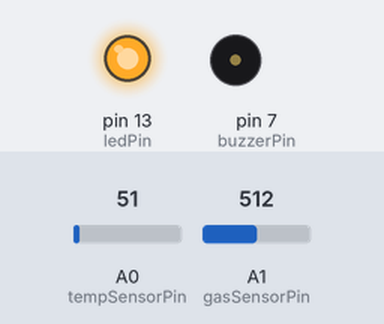
Recording of a sketch running on a simulated Arduino Uno, built with avr-gcc and run on an emulated ATmega328P. On the bench: output pins drawn as LEDs (lit = HIGH), buzzer (waves = sounding, pin HIGH). The test bench sets the inputs (shaded band); at power-on: A1 (gasSensorPin) = 512, A0 (tempSensorPin) = 51. What the sketch prints to the serial monitor is not drawn.

Above: at 6.2 s.
6.3 s: A1 (gasSensorPin) set to 316
10.0 s: A1 (gasSensorPin) set to 288
At 11.3 s:
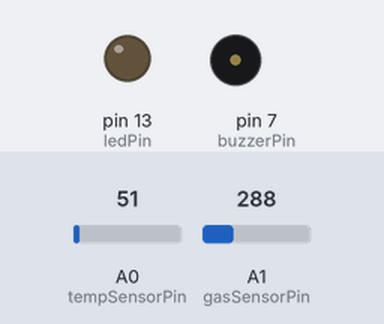
14.5 s: A0 (tempSensorPin) set to 74
18.2 s: A0 (tempSensorPin) set to 87
At 19.7 s:
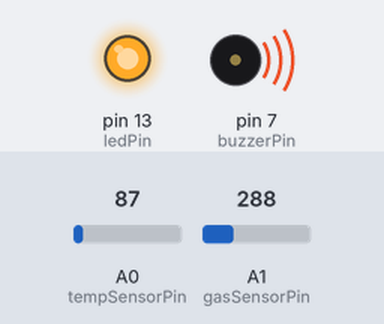
24.6 s: A0 (tempSensorPin) set to 71
At 25.7 s:
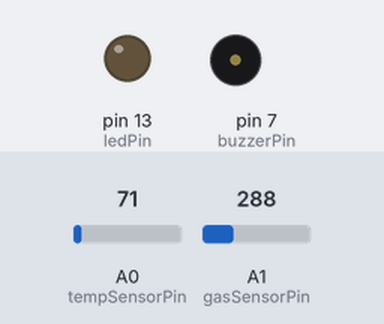
28.3 s: A0 (tempSensorPin) set to 86
At 30.9 s:
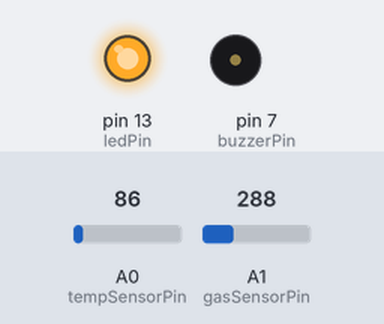
Timing chart, 0 to 36.8 s (numbered marks = the images above; inputs shaded):
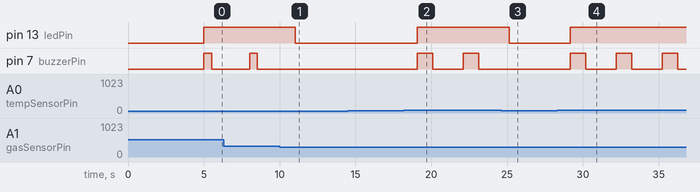

Measured:
- the behaviour switches between 301 and 300 on A1 (gasSensorPin) (found by bisection; images 0 and 1)
- the behaviour switches between 81 and 82 on A0 (tempSensorPin) (found by bisection; images 1 and 2)
- after the input at 10.0 s, pin 13 (ledPin): HIGH → LOW after 1.0 s; pin 7 (buzzerPin): stays LOW (without the input it goes to HIGH after 1.0 s)
- after the input at 14.5 s, every drawn part: stays the same
- after the input at 18.2 s, pin 13 (ledPin): LOW → HIGH after 0.89 s; pin 7 (buzzerPin): alternates HIGH for 1.0 s and LOW for 2.0 s, starting after 0.89 s
- after the input at 24.6 s, pin 13 (ledPin): HIGH → LOW after 0.54 s; pin 7 (buzzerPin): stays LOW (without the input it goes to HIGH after 0.54 s)
- after the input at 28.3 s, pin 13 (ledPin): LOW → HIGH after 0.86 s; pin 7 (buzzerPin): alternates HIGH for 1.0 s and LOW for 2.0 s, starting after 0.86 s

The sketch:

brilliant1.ino
```cpp
// Define pins
const int tempSensorPin = A0;  // Temperature sensor connected to A1
const int gasSensorPin = A1;   // Gas sensor connected to A0
const int buzzerPin = 7;       // Buzzer connected to pin 7
const int ledPin = 13;         // LED connected to pin 13

// Threshold values
const int gasThreshold = 300;      // Gas limit
const float tempThreshold = 40.0;  // Temperature limit in °C

void setup() {
    pinMode(buzzerPin, OUTPUT);
    pinMode(ledPin, OUTPUT);
    Serial.begin(9600);  // Start Serial Monitor
    delay(5000);  // Allow sensors to stabilize
}

void loop() {
    // Read temperature sensor value
    int tempValue = analogRead(tempSensorPin);
    float temperature = (tempValue / 1023.0) * 5.0 * 100; // Convert to °C

    // Read gas sensor value
    int gasValue = analogRead(gasSensorPin);

    // Print values to Serial Monitor
    Serial.print("Temperature: ");
    Serial.print(temperature);
    Serial.println(" °C");

    Serial.print("Gas Sensor Value: ");
    Serial.println(gasValue);

    // If both sensors are working, apply conditions
    if (gasValue > gasThreshold) {
        digitalWrite(buzzerPin, HIGH);
        digitalWrite(ledPin, HIGH);
        Serial.println("⚠ GAS ALERT! Buzzer & LED ON ⚠");
        delay(500);
        digitalWrite(buzzerPin, LOW);
        delay(500);
    }
    else if (temperature > tempThreshold) {
        digitalWrite(buzzerPin, HIGH);
        digitalWrite(ledPin, HIGH);
        Serial.println("🔥 HIGH TEMP ALERT! Buzzer & LED ON 🔥");
        delay(1000);
        digitalWrite(buzzerPin, LOW);
    }
    else {
        digitalWrite(buzzerPin, LOW);
        digitalWrite(ledPin, LOW);
        Serial.println("✅ Safe - Buzzer & LED OFF");
    }

    delay(2000); // Allow simulation to update values properly
}
```
